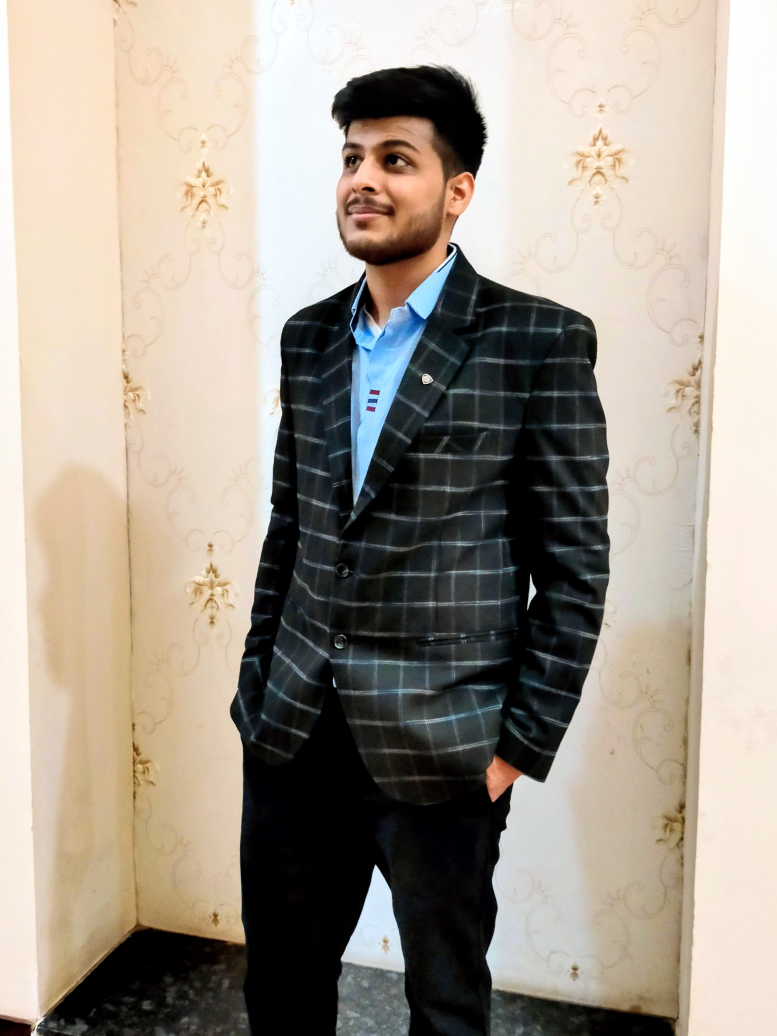
#> input picture images/IMG20201202210659.jpg, 2330 x 3107 px (shown at 1/3 size)
$ jupyter execute --allow-errors age_and_gender.ipynb
#> lines starting #> are read from the running program, lines starting #| are printed output that depends on the picture
[cell 1]
import cv2            # Libraries that we would be using in the project
import matplotlib.pyplot as plt
import numpy as np

#> (a cell that did not finish here is left out)

gender.prototxt is my gender model structure and gender.caffemodel is the pretrained weights of the gender model.

#> (a cell that did not finish here is left out)

age.prototxt is my age model structure and dex_chalearn_iccv2015 is the pretrained weights of the age model.

[cell 4]
pic = cv2.imread("./images/IMG20201202210659.jpg") #Read the image to make age and gender prediction
#> pic is the input picture: shape (3107, 2330, 3); mean B, G, R 143.2, 155, 164.1

[cell 5]
plt.imshow(pic) # I have uploaded my photo

Here, the image is in blue because opencv reads an image in the reverse direction of the RGB.

Various color spaces such as RGB, BGR, HSV can be mutually converted using OpenCV function cvtColor().

[cell 6]
im_rgb = cv2.cvtColor(pic, cv2.COLOR_BGR2RGB) #Convert BGR to RGB
plt.imshow(im_rgb)

Here, we only need to focus on the just facial area of the image. Luckily, openCV provides a face detector. Detector path is in my environment is here.

Here, face_cascade is the detector and detector path is in parenthesis

[cell 7]
face_cascade= cv2.CascadeClassifier("haarcascade_frontalface_default.xml")

#Finding faces in the image. Here, 1.1 is scaleFactor & 3= minNeighbors=3 , pic = pic we have uploaded

[cell 8]
faces = face_cascade.detectMultiScale(pic,1.1,3)
#> faces = [[911, 313, 422, 422]]
faces
#> Out = [[911, 313, 422, 422]]

Co-ordinates of the detected face image : 911,313,422,422

[cell 9]
x,y,w,h = faces[0] #Store the coordinates in x,y,w & h parameters and let's get the zero index value of the faces variable
#> x = 911; y = 313; w = 422; h = 422

[cell 10]
detected_face = pic[int(y) : int(y+h) , int(x) : int(x+w)]
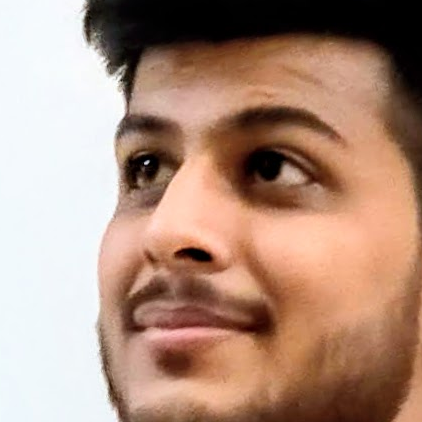
#> detected_face: shape (422, 422, 3); mean B, G, R 125.9, 143.1, 175.5

[cell 11]
plt.imshow(detected_face) #plotting the detected face

[cell 12]
plt.imshow( cv2.cvtColor(detected_face, cv2.COLOR_BGR2RGB)) #Converting the image from BGR to RGB

Notice that, the both age and gender prediction models are based on VGG model and its expected size is 224 times 224.

[cell 13]
detected_face = cv2.resize(detected_face,(224,224)) #Let's resize the detected face
#> detected_face: shape (224, 224, 3)

[cell 14]
detected_face.shape #Now, we confirm the shape of the detected face
#> Out = (224, 224, 3)
#But caffe model expects the input size in the reverse direction

[cell 15]
#Handling the expected input shape of the caffe model
detected_face_blob = cv2.dnn.blobFromImage(detected_face)

[cell 16]
detected_face_blob.shape #same as expected input size ; input is ready and we can pass this input to the pretrained models.
#> Out = (1, 3, 224, 224)


$ run again, with images/28_0_3_20170119194929915.jpg copied over images/IMG20201202210659.jpg
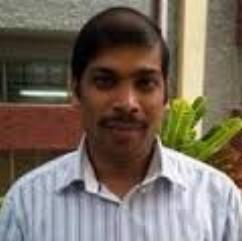
#> input picture images/28_0_3_20170119194929915.jpg, 242 x 241 px
#> pic is the input picture: shape (241, 242, 3); mean B, G, R 96.1, 107.8, 119.4
#> faces = [[69, 39, 113, 113]]
#> x = 69; y = 39; w = 113
#> `detected_face = pic[int(y) : int(y+h) , int(x) : int(x+w)]`:
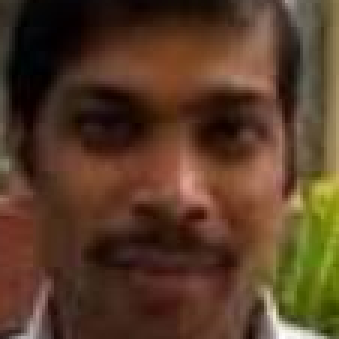
#> detected_face: shape (113, 113, 3) (shown 3 times larger); mean B, G, R 39, 59.3, 86.7

$ run again, with images/28_0_3_20170119194930475.jpg copied over images/IMG20201202210659.jpg
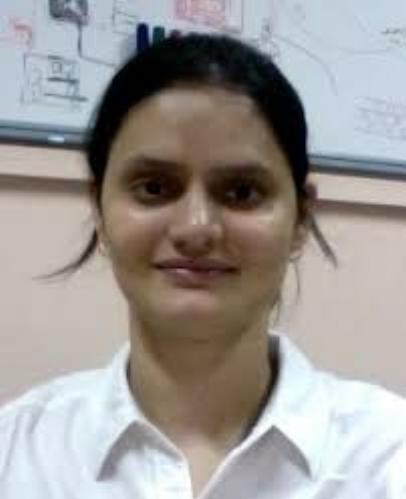
#> input picture images/28_0_3_20170119194930475.jpg, 406 x 499 px
#> pic is the input picture: shape (499, 406, 3); mean B, G, R 151, 153.5, 157.7
#> faces = [[74, 91, 249, 249]]
#> x = 74; y = 91; w = 249
#> `detected_face = pic[int(y) : int(y+h) , int(x) : int(x+w)]`:
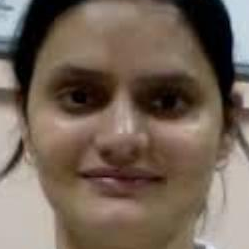
#> detected_face: shape (249, 249, 3); mean B, G, R 87.6, 100.6, 116.7

$ run again, with images/28_0_3_20170119194935202.jpg copied over images/IMG20201202210659.jpg
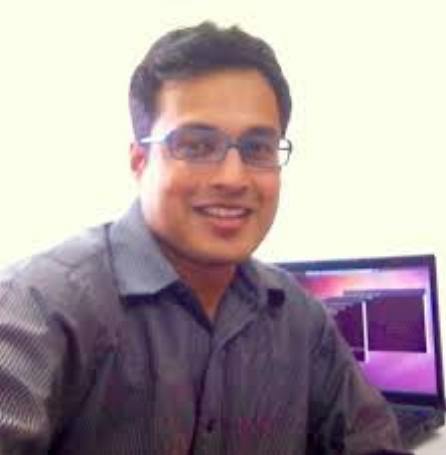
#> input picture images/28_0_3_20170119194935202.jpg, 446 x 455 px
#> pic is the input picture: shape (455, 446, 3); mean B, G, R 158.8, 155.4, 170.2
#> faces = [[140, 82, 169, 169]]
#> x = 140; y = 82; w = 169
#> `detected_face = pic[int(y) : int(y+h) , int(x) : int(x+w)]`:
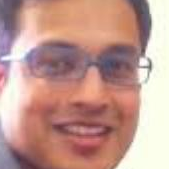
#> detected_face: shape (169, 169, 3); mean B, G, R 143.6, 153.1, 194.4
